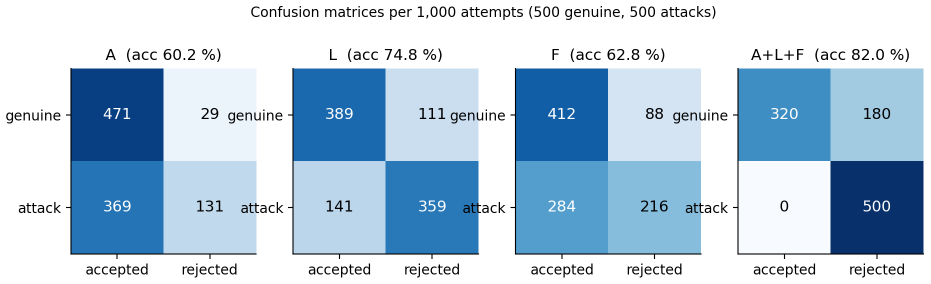
#> input picture docs/paper/ieee_access/figures/fig_combo_confusion.png, 1861 x 567 px (shown at 1/2 size)
$ python -i figures_extra.py   (imports and definitions only)
#> lines starting #> are read from the running program, lines starting #| are printed output that depends on the picture
"""
Explainability and signal figures for the report, from the public LCC-FASD images (no team faces)
and from the cached liveness signals of a recorded genuine webcam video (numbers only).

    python docs/report/figures_extra.py
"""

import glob
import os
import pickle
import sys

import cv2
import numpy as np

ROOT = os.path.dirname(os.path.dirname(os.path.dirname(os.path.abspath(__file__))))
sys.path.insert(0, ROOT)
# [1 line not run here, left out]

import matplotlib  # noqa: E402

# [1 line not run here, left out]
import matplotlib.pyplot as plt  # noqa: E402

import fas_engine  # noqa: E402
from explainability.fractal import fractal_dimension  # noqa: E402
from explainability.frequency_explanation import radial_profile  # noqa: E402

OUT = os.path.join(ROOT, "docs", "report", "figures")
# [1 line not run here, left out]


def rgb(p):
    return cv2.cvtColor(cv2.imread(p), cv2.COLOR_BGR2RGB)


# [6 lines left out: function pick, not called in this run]


def log_spectrum(img):
    g = cv2.cvtColor(cv2.resize(img, (224, 224)), cv2.COLOR_RGB2GRAY).astype(np.float32)
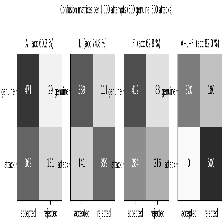
#> g: shape (224, 224) float32; min 0, max 255, mean 195.9
    f = np.fft.fftshift(np.fft.fft2(g))
    m = np.log1p(np.abs(f))
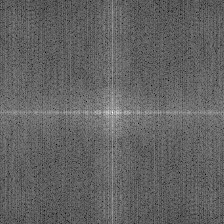
#> m: shape (224, 224) float64; min 3.39, max 16.1, mean 8.35; drawn with min black and max white
    return (m - m.min()) / (m.max() - m.min() + 1e-9)


# [108 lines left out: functions fft_figure, gradcam_figure, profile_figure, liveness_timeline, not called in this run]


# [10 lines not run here, left out]

>>> import cv2
>>> picture = cv2.cvtColor(cv2.imread('../paper/ieee_access/figures/fig_combo_confusion.png'), cv2.COLOR_BGR2RGB)
>>> result = log_spectrum(picture)
